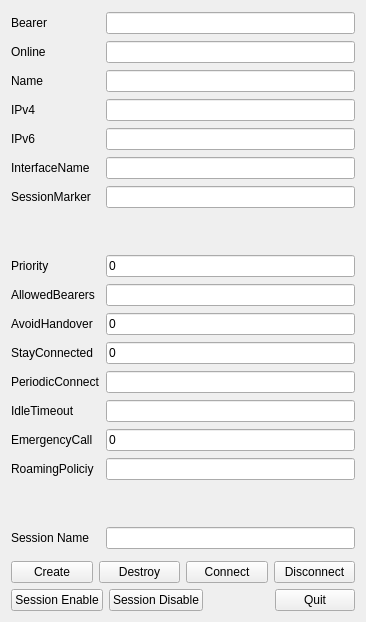
<?xml version="1.0" encoding="UTF-8"?>
<ui version="4.0">
 <class>Session</class>
 <widget class="QWidget" name="Session">
  <property name="geometry">
   <rect>
    <x>0</x>
    <y>0</y>
    <width>366</width>
    <height>622</height>
   </rect>
  </property>
  <property name="windowTitle">
   <string>Form</string>
  </property>
  <layout class="QVBoxLayout" name="verticalLayout">
   <item>
    <layout class="QGridLayout" name="gridLayout">
     <item row="9" column="1">
      <widget class="QLineEdit" name="le_AllowedBearers"/>
     </item>
     <item row="9" column="0">
      <widget class="QLabel" name="label_2">
       <property name="text">
        <string>AllowedBearers</string>
       </property>
      </widget>
     </item>
     <item row="25" column="0">
      <widget class="QLabel" name="label_14">
       <property name="text">
        <string>RoamingPoliciy</string>
       </property>
      </widget>
     </item>
     <item row="14" column="1">
      <widget class="QLineEdit" name="le_EmergencyCall">
       <property name="inputMask">
        <string>B;0</string>
       </property>
       <property name="readOnly">
        <bool>false</bool>
       </property>
      </widget>
     </item>
     <item row="25" column="1">
      <widget class="QLineEdit" name="le_RoamingPolicy"/>
     </item>
     <item row="29" column="0">
      <widget class="QLabel" name="label_16">
       <property name="text">
        <string>Session Name</string>
       </property>
      </widget>
     </item>
     <item row="29" column="1">
      <widget class="QLineEdit" name="le_SessionName"/>
     </item>
     <item row="28" column="1">
      <spacer name="verticalSpacer">
       <property name="orientation">
        <enum>Qt::Vertical</enum>
       </property>
       <property name="sizeType">
        <enum>QSizePolicy::Minimum</enum>
       </property>
       <property name="sizeHint" stdset="0">
        <size>
         <width>20</width>
         <height>40</height>
        </size>
       </property>
      </spacer>
     </item>
     <item row="3" column="1">
      <widget class="QLineEdit" name="le_IPv4">
       <property name="readOnly">
        <bool>true</bool>
       </property>
      </widget>
     </item>
     <item row="3" column="0">
      <widget class="QLabel" name="label_11">
       <property name="text">
        <string>IPv4</string>
       </property>
      </widget>
     </item>
     <item row="4" column="0">
      <widget class="QLabel" name="label_12">
       <property name="text">
        <string>IPv6</string>
       </property>
      </widget>
     </item>
     <item row="4" column="1">
      <widget class="QLineEdit" name="le_IPv6">
       <property name="readOnly">
        <bool>true</bool>
       </property>
      </widget>
     </item>
     <item row="0" column="0">
      <widget class="QLabel" name="label_3">
       <property name="text">
        <string>Bearer</string>
       </property>
      </widget>
     </item>
     <item row="0" column="1">
      <widget class="QLineEdit" name="le_Bearer">
       <property name="readOnly">
        <bool>true</bool>
       </property>
      </widget>
     </item>
     <item row="1" column="0">
      <widget class="QLabel" name="label_7">
       <property name="text">
        <string>Online</string>
       </property>
      </widget>
     </item>
     <item row="1" column="1">
      <widget class="QLineEdit" name="le_Online">
       <property name="readOnly">
        <bool>true</bool>
       </property>
      </widget>
     </item>
     <item row="2" column="0">
      <widget class="QLabel" name="label_15">
       <property name="text">
        <string>Name</string>
       </property>
      </widget>
     </item>
     <item row="2" column="1">
      <widget class="QLineEdit" name="le_Name">
       <property name="readOnly">
        <bool>true</bool>
       </property>
      </widget>
     </item>
     <item row="6" column="0">
      <widget class="QLabel" name="label_9">
       <property name="text">
        <string>SessionMarker</string>
       </property>
      </widget>
     </item>
     <item row="6" column="1">
      <widget class="QLineEdit" name="le_SessionMarker">
       <property name="readOnly">
        <bool>true</bool>
       </property>
      </widget>
     </item>
     <item row="5" column="0">
      <widget class="QLabel" name="label_13">
       <property name="text">
        <string>InterfaceName</string>
       </property>
      </widget>
     </item>
     <item row="5" column="1">
      <widget class="QLineEdit" name="le_Interface">
       <property name="readOnly">
        <bool>true</bool>
       </property>
      </widget>
     </item>
     <item row="7" column="1">
      <spacer name="verticalSpacer_2">
       <property name="orientation">
        <enum>Qt::Vertical</enum>
       </property>
       <property name="sizeType">
        <enum>QSizePolicy::Minimum</enum>
       </property>
       <property name="sizeHint" stdset="0">
        <size>
         <width>20</width>
         <height>40</height>
        </size>
       </property>
      </spacer>
     </item>
     <item row="8" column="0">
      <widget class="QLabel" name="label_10">
       <property name="text">
        <string>Priority</string>
       </property>
      </widget>
     </item>
     <item row="8" column="1">
      <widget class="QLineEdit" name="le_Priority">
       <property name="inputMask">
        <string>B;0</string>
       </property>
      </widget>
     </item>
     <item row="10" column="0">
      <widget class="QLabel" name="label">
       <property name="text">
        <string>AvoidHandover</string>
       </property>
      </widget>
     </item>
     <item row="10" column="1">
      <widget class="QLineEdit" name="le_AvoidHandover">
       <property name="inputMask">
        <string>B;0</string>
       </property>
      </widget>
     </item>
     <item row="11" column="0">
      <widget class="QLabel" name="label_6">
       <property name="text">
        <string>StayConnected</string>
       </property>
      </widget>
     </item>
     <item row="11" column="1">
      <widget class="QLineEdit" name="le_StayConnected">
       <property name="inputMask">
        <string>B;0</string>
       </property>
      </widget>
     </item>
     <item row="12" column="0">
      <widget class="QLabel" name="label_5">
       <property name="text">
        <string>PeriodicConnect</string>
       </property>
      </widget>
     </item>
     <item row="12" column="1">
      <widget class="QLineEdit" name="le_PeriodicConnect"/>
     </item>
     <item row="13" column="0">
      <widget class="QLabel" name="label_8">
       <property name="text">
        <string>IdleTimeout</string>
       </property>
      </widget>
     </item>
     <item row="13" column="1">
      <widget class="QLineEdit" name="le_IdleTimeout"/>
     </item>
     <item row="14" column="0">
      <widget class="QLabel" name="label_4">
       <property name="text">
        <string>EmergencyCall</string>
       </property>
      </widget>
     </item>
    </layout>
   </item>
   <item>
    <layout class="QHBoxLayout" name="horizontalLayout">
     <item>
      <widget class="QPushButton" name="pb_Create">
       <property name="text">
        <string>Create</string>
       </property>
      </widget>
     </item>
     <item>
      <widget class="QPushButton" name="pb_Destroy">
       <property name="text">
        <string>Destroy</string>
       </property>
      </widget>
     </item>
     <item>
      <widget class="QPushButton" name="pb_Connect">
       <property name="text">
        <string>Connect</string>
       </property>
      </widget>
     </item>
     <item>
      <widget class="QPushButton" name="pb_Disconnect">
       <property name="text">
        <string>Disconnect</string>
       </property>
      </widget>
     </item>
    </layout>
   </item>
   <item>
    <layout class="QHBoxLayout" name="horizontalLayout_2">
     <item>
      <widget class="QPushButton" name="pb_SessionEnable">
       <property name="text">
        <string>Session Enable</string>
       </property>
      </widget>
     </item>
     <item>
      <widget class="QPushButton" name="pb_SessionDisable">
       <property name="text">
        <string>Session Disable</string>
       </property>
      </widget>
     </item>
     <item>
      <spacer name="horizontalSpacer">
       <property name="orientation">
        <enum>Qt::Horizontal</enum>
       </property>
       <property name="sizeHint" stdset="0">
        <size>
         <width>40</width>
         <height>20</height>
        </size>
       </property>
      </spacer>
     </item>
     <item>
      <widget class="QPushButton" name="pb_Quit">
       <property name="text">
        <string>Quit</string>
       </property>
      </widget>
     </item>
    </layout>
   </item>
  </layout>
 </widget>
 <resources/>
 <connections/>
</ui>
